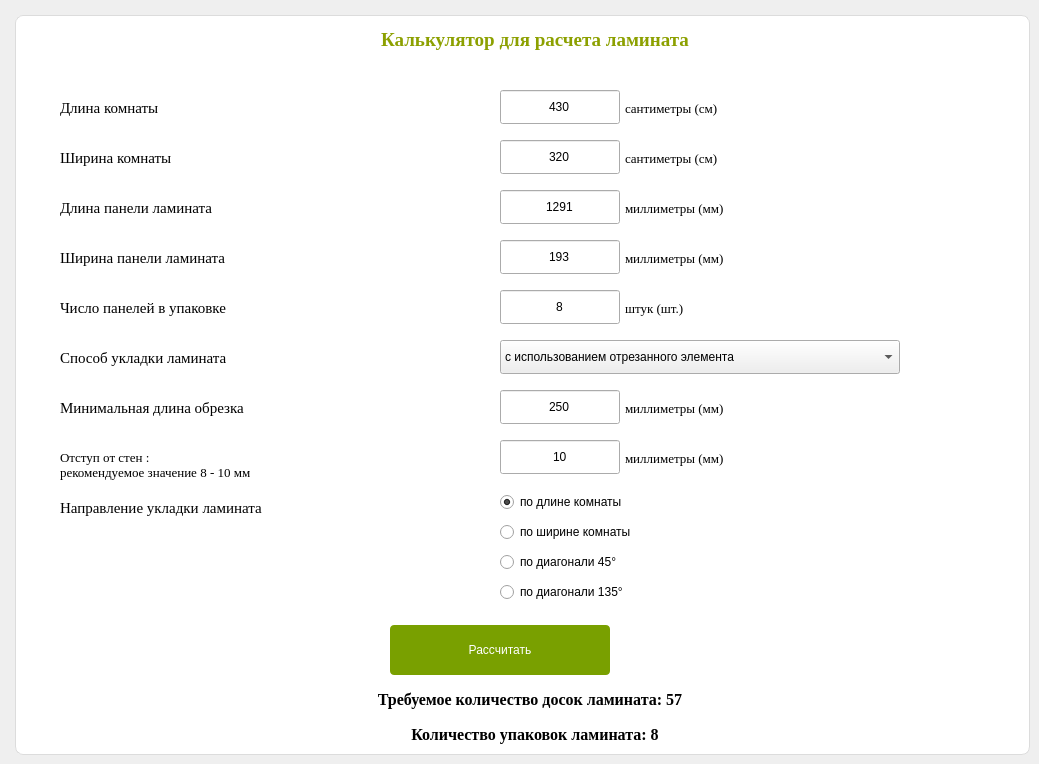
    <widget class="QWidget" name="lamPage">
     <attribute name="title">
      <string>Ламинат</string>
     </attribute>
     <widget class="QFrame" name="lamPanel">
      <property name="geometry">
       <rect>
        <x>15</x>
        <y>15</y>
        <width>1015</width>
        <height>740</height>
       </rect>
      </property>
      <property name="styleSheet">
       <string>background: rgb(255, 255, 255); border: 1px solid rgb(220, 220, 220); border-radius: 8px;</string>
      </property>
      <property name="frameShape">
       <enum>QFrame::StyledPanel</enum>
      </property>
      <property name="frameShadow">
       <enum>QFrame::Raised</enum>
      </property>
     </widget>
     <widget class="QLabel" name="lamTitle">
      <property name="geometry">
       <rect>
        <x>235</x>
        <y>25</y>
        <width>600</width>
        <height>30</height>
       </rect>
      </property>
      <property name="font">
       <font>
        <family>Times New Roman</family>
        <pointsize>14</pointsize>
        <weight>75</weight>
        <italic>false</italic>
        <bold>true</bold>
       </font>
      </property>
      <property name="styleSheet">
       <string>color: rgb(140, 160, 0);</string>
      </property>
      <property name="text">
       <string>Калькулятор для расчета ламината</string>
      </property>
      <property name="alignment">
       <set>Qt::AlignCenter</set>
      </property>
     </widget>
     <widget class="QLabel" name="lam1">
      <property name="geometry">
       <rect>
        <x>60</x>
        <y>95</y>
        <width>200</width>
        <height>26</height>
       </rect>
      </property>
      <property name="font">
       <font>
        <family>Times New Roman</family>
        <pointsize>11</pointsize>
        <weight>50</weight>
        <italic>false</italic>
        <bold>false</bold>
       </font>
      </property>
      <property name="text">
       <string>Длина комнаты</string>
      </property>
     </widget>
     <widget class="QLineEdit" name="roomLen">
      <property name="geometry">
       <rect>
        <x>500</x>
        <y>90</y>
        <width>120</width>
        <height>34</height>
       </rect>
      </property>
      <property name="text">
       <string>430</string>
      </property>
      <property name="alignment">
       <set>Qt::AlignCenter</set>
      </property>
     </widget>
     <widget class="QLabel" name="lam1u">
      <property name="geometry">
       <rect>
        <x>625</x>
        <y>95</y>
        <width>150</width>
        <height>26</height>
       </rect>
      </property>
      <property name="font">
       <font>
        <family>Times New Roman</family>
        <pointsize>10</pointsize>
        <weight>50</weight>
        <italic>false</italic>
        <bold>false</bold>
       </font>
      </property>
      <property name="text">
       <string>сантиметры (см)</string>
      </property>
     </widget>
     <widget class="QLabel" name="lam2">
      <property name="geometry">
       <rect>
        <x>60</x>
        <y>145</y>
        <width>200</width>
        <height>26</height>
       </rect>
      </property>
      <property name="font">
       <font>
        <family>Times New Roman</family>
        <pointsize>11</pointsize>
        <weight>50</weight>
        <italic>false</italic>
        <bold>false</bold>
       </font>
      </property>
      <property name="text">
       <string>Ширина комнаты</string>
      </property>
     </widget>
     <widget class="QLineEdit" name="roomWidth">
      <property name="geometry">
       <rect>
        <x>500</x>
        <y>140</y>
        <width>120</width>
        <height>34</height>
       </rect>
      </property>
      <property name="text">
       <string>320</string>
      </property>
      <property name="alignment">
       <set>Qt::AlignCenter</set>
      </property>
     </widget>
     <widget class="QLabel" name="lam2u">
      <property name="geometry">
       <rect>
        <x>625</x>
        <y>145</y>
        <width>150</width>
        <height>26</height>
       </rect>
      </property>
      <property name="font">
       <font>
        <family>Times New Roman</family>
        <pointsize>10</pointsize>
        <weight>50</weight>
        <italic>false</italic>
        <bold>false</bold>
       </font>
      </property>
      <property name="text">
       <string>сантиметры (см)</string>
      </property>
     </widget>
     <widget class="QLabel" name="lam3">
      <property name="geometry">
       <rect>
        <x>60</x>
        <y>195</y>
        <width>280</width>
        <height>26</height>
       </rect>
      </property>
      <property name="font">
       <font>
        <family>Times New Roman</family>
        <pointsize>11</pointsize>
        <weight>50</weight>
        <italic>false</italic>
        <bold>false</bold>
       </font>
      </property>
      <property name="text">
       <string>Длина панели ламината</string>
      </property>
     </widget>
     <widget class="QLineEdit" name="panelLen">
      <property name="geometry">
       <rect>
        <x>500</x>
        <y>190</y>
        <width>120</width>
        <height>34</height>
       </rect>
      </property>
      <property name="text">
       <string>1291</string>
      </property>
      <property name="alignment">
       <set>Qt::AlignCenter</set>
      </property>
     </widget>
     <widget class="QLabel" name="lam3u">
      <property name="geometry">
       <rect>
        <x>625</x>
        <y>195</y>
        <width>150</width>
        <height>26</height>
       </rect>
      </property>
      <property name="font">
       <font>
        <family>Times New Roman</family>
        <pointsize>10</pointsize>
        <weight>50</weight>
        <italic>false</italic>
        <bold>false</bold>
       </font>
      </property>
      <property name="text">
       <string>миллиметры (мм)</string>
      </property>
     </widget>
     <widget class="QLabel" name="lam4">
      <property name="geometry">
       <rect>
        <x>60</x>
        <y>245</y>
        <width>280</width>
        <height>26</height>
       </rect>
      </property>
      <property name="font">
       <font>
        <family>Times New Roman</family>
        <pointsize>11</pointsize>
        <weight>50</weight>
        <italic>false</italic>
        <bold>false</bold>
       </font>
      </property>
      <property name="text">
       <string>Ширина панели ламината</string>
      </property>
     </widget>
     <widget class="QLineEdit" name="panelWidth">
      <property name="geometry">
       <rect>
        <x>500</x>
        <y>240</y>
        <width>120</width>
        <height>34</height>
       </rect>
      </property>
      <property name="text">
       <string>193</string>
      </property>
      <property name="alignment">
       <set>Qt::AlignCenter</set>
      </property>
     </widget>
     <widget class="QLabel" name="lam4u">
      <property name="geometry">
       <rect>
        <x>625</x>
        <y>245</y>
        <width>150</width>
        <height>26</height>
       </rect>
      </property>
      <property name="font">
       <font>
        <family>Times New Roman</family>
        <pointsize>10</pointsize>
        <weight>50</weight>
        <italic>false</italic>
        <bold>false</bold>
       </font>
      </property>
      <property name="text">
       <string>миллиметры (мм)</string>
      </property>
     </widget>
     <widget class="QLabel" name="lam5">
      <property name="geometry">
       <rect>
        <x>60</x>
        <y>295</y>
        <width>280</width>
        <height>26</height>
       </rect>
      </property>
      <property name="font">
       <font>
        <family>Times New Roman</family>
        <pointsize>11</pointsize>
        <weight>50</weight>
        <italic>false</italic>
        <bold>false</bold>
       </font>
      </property>
      <property name="text">
       <string>Число панелей в упаковке</string>
      </property>
     </widget>
     <widget class="QLineEdit" name="packCount">
      <property name="geometry">
       <rect>
        <x>500</x>
        <y>290</y>
        <width>120</width>
        <height>34</height>
       </rect>
      </property>
      <property name="text">
       <string>8</string>
      </property>
      <property name="alignment">
       <set>Qt::AlignCenter</set>
      </property>
     </widget>
     <widget class="QLabel" name="lam5u">
      <property name="geometry">
       <rect>
        <x>625</x>
        <y>295</y>
        <width>120</width>
        <height>26</height>
       </rect>
      </property>
      <property name="font">
       <font>
        <family>Times New Roman</family>
        <pointsize>10</pointsize>
        <weight>50</weight>
        <italic>false</italic>
        <bold>false</bold>
       </font>
      </property>
      <property name="text">
       <string>штук (шт.)</string>
      </property>
     </widget>
     <widget class="QLabel" name="lam6">
      <property name="geometry">
       <rect>
        <x>60</x>
        <y>345</y>
        <width>280</width>
        <height>26</height>
       </rect>
      </property>
      <property name="font">
       <font>
        <family>Times New Roman</family>
        <pointsize>11</pointsize>
        <weight>50</weight>
        <italic>false</italic>
        <bold>false</bold>
       </font>
      </property>
      <property name="text">
       <string>Способ укладки ламината</string>
      </property>
     </widget>
     <widget class="QComboBox" name="lamMethod">
      <property name="geometry">
       <rect>
        <x>500</x>
        <y>340</y>
        <width>400</width>
        <height>34</height>
       </rect>
      </property>
      <property name="currentIndex">
       <number>0</number>
      </property>
      <item>
       <property name="text">
        <string>с использованием отрезанного элемента</string>
       </property>
      </item>
      <item>
       <property name="text">
        <string>без использования отрезанного элемента</string>
       </property>
      </item>
     </widget>
     <widget class="QLabel" name="lam7">
      <property name="geometry">
       <rect>
        <x>60</x>
        <y>395</y>
        <width>280</width>
        <height>26</height>
       </rect>
      </property>
      <property name="font">
       <font>
        <family>Times New Roman</family>
        <pointsize>11</pointsize>
        <weight>50</weight>
        <italic>false</italic>
        <bold>false</bold>
       </font>
      </property>
      <property name="text">
       <string>Минимальная длина обрезка</string>
      </property>
     </widget>
     <widget class="QLineEdit" name="trimLen">
      <property name="geometry">
       <rect>
        <x>500</x>
        <y>390</y>
        <width>120</width>
        <height>34</height>
       </rect>
      </property>
      <property name="text">
       <string>250</string>
      </property>
      <property name="alignment">
       <set>Qt::AlignCenter</set>
      </property>
     </widget>
     <widget class="QLabel" name="lam7u">
      <property name="geometry">
       <rect>
        <x>625</x>
        <y>395</y>
        <width>150</width>
        <height>26</height>
       </rect>
      </property>
      <property name="font">
       <font>
        <family>Times New Roman</family>
        <pointsize>10</pointsize>
        <weight>50</weight>
        <italic>false</italic>
        <bold>false</bold>
       </font>
      </property>
      <property name="text">
       <string>миллиметры (мм)</string>
      </property>
     </widget>
     <widget class="QLabel" name="lam8">
      <property name="geometry">
       <rect>
        <x>60</x>
        <y>445</y>
        <width>220</width>
        <height>40</height>
       </rect>
      </property>
      <property name="font">
       <font>
        <family>Times New Roman</family>
        <pointsize>10</pointsize>
        <weight>50</weight>
        <italic>false</italic>
        <bold>false</bold>
       </font>
      </property>
      <property name="text">
       <string>Отступ от стен :
рекомендуемое значение 8 - 10 мм</string>
      </property>
     </widget>
     <widget class="QLineEdit" name="wallOffset">
      <property name="geometry">
       <rect>
        <x>500</x>
        <y>440</y>
        <width>120</width>
        <height>34</height>
       </rect>
      </property>
      <property name="text">
       <string>10</string>
      </property>
      <property name="alignment">
       <set>Qt::AlignCenter</set>
      </property>
     </widget>
     <widget class="QLabel" name="lam8u">
      <property name="geometry">
       <rect>
        <x>625</x>
        <y>445</y>
        <width>150</width>
        <height>26</height>
       </rect>
      </property>
      <property name="font">
       <font>
        <family>Times New Roman</family>
        <pointsize>10</pointsize>
        <weight>50</weight>
        <italic>false</italic>
        <bold>false</bold>
       </font>
      </property>
      <property name="text">
       <string>миллиметры (мм)</string>
      </property>
     </widget>
     <widget class="QLabel" name="lamDir">
      <property name="geometry">
       <rect>
        <x>60</x>
        <y>495</y>
        <width>280</width>
        <height>26</height>
       </rect>
      </property>
      <property name="font">
       <font>
        <family>Times New Roman</family>
        <pointsize>11</pointsize>
        <weight>50</weight>
        <italic>false</italic>
        <bold>false</bold>
       </font>
      </property>
      <property name="text">
       <string>Направление укладки ламината</string>
      </property>
     </widget>
     <widget class="QRadioButton" name="dirLen">
      <property name="geometry">
       <rect>
        <x>500</x>
        <y>490</y>
        <width>220</width>
        <height>24</height>
       </rect>
      </property>
      <property name="text">
       <string>по длине комнаты</string>
      </property>
      <property name="checked">
       <bool>true</bool>
      </property>
     </widget>
     <widget class="QRadioButton" name="dirWidth">
      <property name="geometry">
       <rect>
        <x>500</x>
        <y>520</y>
        <width>220</width>
        <height>24</height>
       </rect>
      </property>
      <property name="text">
       <string>по ширине комнаты</string>
      </property>
     </widget>
     <widget class="QRadioButton" name="dirDiag45">
      <property name="geometry">
       <rect>
        <x>500</x>
        <y>550</y>
        <width>220</width>
        <height>24</height>
       </rect>
      </property>
      <property name="text">
       <string>по диагонали 45°</string>
      </property>
     </widget>
     <widget class="QRadioButton" name="dirDiag135">
      <property name="geometry">
       <rect>
        <x>500</x>
        <y>580</y>
        <width>220</width>
        <height>24</height>
       </rect>
      </property>
      <property name="text">
       <string>по диагонали 135°</string>
      </property>
     </widget>
     <widget class="QPushButton" name="lamCalc">
      <property name="geometry">
       <rect>
        <x>390</x>
        <y>625</y>
        <width>220</width>
        <height>50</height>
       </rect>
      </property>
      <property name="styleSheet">
       <string>background-color: rgb(121, 160, 0); color: white; border: none; border-radius: 4px; font: bold 12pt &quot;Times New Roman&quot;;</string>
      </property>
      <property name="text">
       <string>Рассчитать</string>
      </property>
     </widget>
     <widget class="QLabel" name="lamResult1">
      <property name="geometry">
       <rect>
        <x>170</x>
        <y>685</y>
        <width>720</width>
        <height>28</height>
       </rect>
      </property>
      <property name="font">
       <font>
        <family>Times New Roman</family>
        <pointsize>12</pointsize>
        <weight>75</weight>
        <italic>false</italic>
        <bold>true</bold>
       </font>
      </property>
      <property name="text">
       <string>Требуемое количество досок ламината: 57</string>
      </property>
      <property name="alignment">
       <set>Qt::AlignCenter</set>
      </property>
     </widget>
     <widget class="QLabel" name="lamResult2">
      <property name="geometry">
       <rect>
        <x>235</x>
        <y>720</y>
        <width>600</width>
        <height>28</height>
       </rect>
      </property>
      <property name="font">
       <font>
        <family>Times New Roman</family>
        <pointsize>12</pointsize>
        <weight>75</weight>
        <italic>false</italic>
        <bold>true</bold>
       </font>
      </property>
      <property name="text">
       <string>Количество упаковок ламината: 8</string>
      </property>
      <property name="alignment">
       <set>Qt::AlignCenter</set>
      </property>
     </widget>
    </widget>
